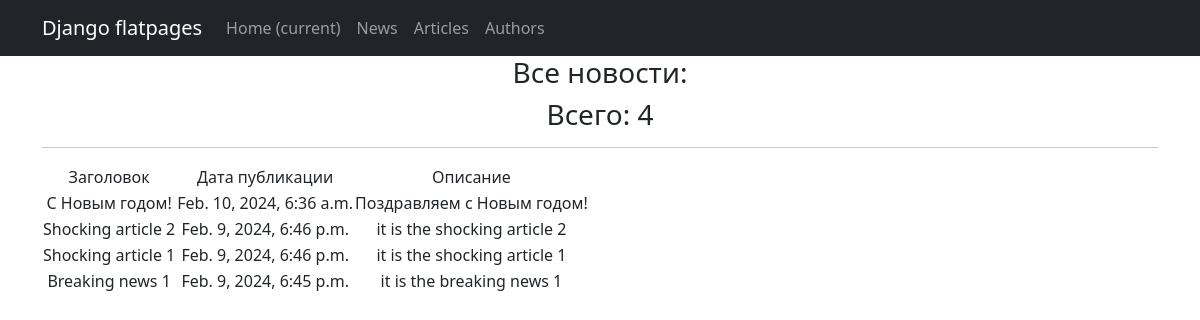
The page /news/ on the database as committed earlier.
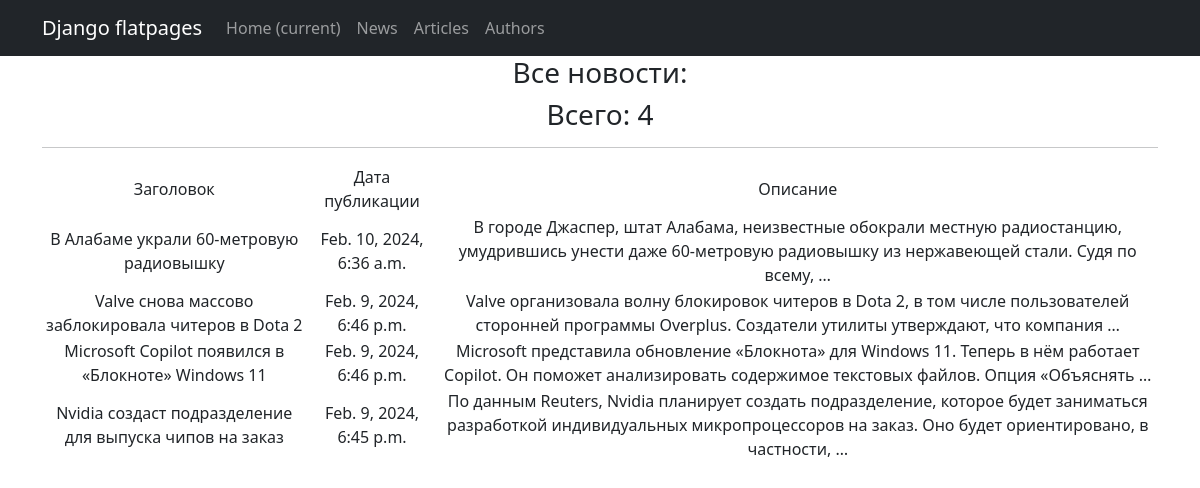
The same page on the database as committed later.
### newapp/models.py (models this page shows, shortened)
class Post(models.Model):
    author = models.ForeignKey(Author, on_delete=models.CASCADE)
    NEWS = 'NW'
    ARTICLE = 'AR'
    CATEGORY_CHOICES = (
        (NEWS, 'Новость'),
        (ARTICLE, 'Статья'),
    )
    categoryType = models.CharField(max_length=2, choices=CATEGORY_CHOICES, default=ARTICLE)
    dateCreation = models.DateTimeField(auto_now_add=True)
    postCategory = models.ManyToManyField(Category, through='PostCategory')
    title = models.CharField(max_length=128)
    text = models.TextField()
    rating = models.SmallIntegerField(default=0)

### newapp/views.py (the view)
# urls.py: path('', PostsList.as_view()),
class PostsList(ListView):
    model = Post
    ordering = '-dateCreation'
    template_name = 'news.html'
    context_object_name = 'news'

### templates/news.html (shortened to what this page needs)
{% extends 'flatpages/default.html' %}
{% block content %}
<h3>Все новости:</h3>
<h3>Всего: {{ news|length }}</h3>
<hr>
{% if news %}
<table>
    <tr>
    <td>Заголовок</td>
    <td>Дата публикации</td>
    <td>Описание</td>
    </tr>
    {% for i in news %}
    <tr>
        <td>{{ i.title }} </td>
        <td>{{ i.dateCreation }}</td>
        <td>{{ i.text|truncatewords:20 }}</td>
    </tr>
    {% endfor %}
</table>
{% else %}
<h2>Новостей нет!</h2>
{% endif %}
{% endblock content %}

### templates/flatpages/default.html (shortened to what this page needs)
<!DOCTYPE html>
<html lang="en">
    <head>
        {% load static %}
        <link href="{% static 'css/styles.css' %}" rel="stylesheet" />
    </head>
    <body>
<nav class="navbar navbar-expand-lg navbar-dark bg-dark static-top">
   <div class="container">
       <a class="navbar-brand" href="#">Django flatpages</a>
       <div class="collapse navbar-collapse" id="navbarResponsive">
           <ul class="navbar-nav ml-auto">
               <li class="nav-item active">
                   <a class="nav-link" href="#">Home
                       <span class="sr-only">(current)</span>
                   </a>
               </li>
               <li class="nav-item">
                   <a class="nav-link" href="/start/">News</a>
               </li>
               <li class="nav-item">
                   <a class="nav-link" href="/double/">Articles</a>
               </li>
               <li class="nav-item">
                   <a class="nav-link" href="/reg/">Authors</a>
               </li>
           </ul>
       </div>
   </div>
</nav>
<div class="container">
   <div class="row">
       <div class="col-lg-12 text-center">
           {% block content %}{% endblock content %}
       </div>
   </div>
</div>
    </body>
</html>

Rows that differ between the two databases and show on the page:
changed Post: title "С Новым годом!" → "В Алабаме украли 60-метровую радиовышку"; text "Поздравляем с Новым годом!" → "В городе Джаспер, штат Алабама, неизвестные обокрали местную радиостанцию, умудрившись унести даже 60-метровую радиовышку из нержавеющей стали. Судя по всему, …"
changed Post: title "Shocking article 2" → "Valve снова массово заблокировала читеров в Dota 2"; text "it is the shocking article 2" → "Valve организовала волну блокировок читеров в Dota 2, в том числе пользователей сторонней программы Overplus. Создатели утилиты утверждают, что компания …"
changed Post: title "Shocking article 1" → "Microsoft Copilot появился в «Блокноте» Windows 11"; text "it is the shocking article 1" → "Microsoft представила обновление «Блокнота» для Windows 11. Теперь в нём работает Copilot. Он поможет анализировать содержимое текстовых файлов. Опция «Объяснять …"
changed Post: title "Breaking news 1" → "Nvidia создаст подразделение для выпуска чипов на заказ"; text "it is the breaking news 1" → "По данным Reuters, Nvidia планирует создать подразделение, которое будет заниматься разработкой индивидуальных микропроцессоров на заказ. Оно будет ориентировано, в частности, …"
